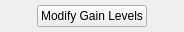
<?xml version="1.0" encoding="UTF-8"?>
<ui version="4.0">
 <class>AwAmplitudeWidgetUi</class>
 <widget class="QWidget" name="AwAmplitudeWidgetUi">
  <property name="geometry">
   <rect>
    <x>0</x>
    <y>0</y>
    <width>175</width>
    <height>32</height>
   </rect>
  </property>
  <property name="windowTitle">
   <string notr="true">AwAmplitudeWidget</string>
  </property>
  <layout class="QHBoxLayout" name="horizontalLayout" stretch="0,0,0">
   <property name="spacing">
    <number>5</number>
   </property>
   <property name="sizeConstraint">
    <enum>QLayout::SetMinimumSize</enum>
   </property>
   <property name="leftMargin">
    <number>0</number>
   </property>
   <property name="topMargin">
    <number>0</number>
   </property>
   <property name="rightMargin">
    <number>0</number>
   </property>
   <property name="bottomMargin">
    <number>0</number>
   </property>
   <item>
    <widget class="QPushButton" name="buttonUp">
     <property name="sizePolicy">
      <sizepolicy hsizetype="Fixed" vsizetype="Fixed">
       <horstretch>0</horstretch>
       <verstretch>0</verstretch>
      </sizepolicy>
     </property>
     <property name="minimumSize">
      <size>
       <width>32</width>
       <height>32</height>
      </size>
     </property>
     <property name="maximumSize">
      <size>
       <width>32</width>
       <height>32</height>
      </size>
     </property>
     <property name="toolTip">
      <string>Raise Gains For All Channels</string>
     </property>
     <property name="text">
      <string/>
     </property>
     <property name="icon">
      <iconset resource="../../resources/AnyWave.qrc">
       <normaloff>:/images/plus_sign_24x24.png</normaloff>:/images/plus_sign_24x24.png</iconset>
     </property>
     <property name="iconSize">
      <size>
       <width>32</width>
       <height>32</height>
      </size>
     </property>
     <property name="shortcut">
      <string>+</string>
     </property>
     <property name="flat">
      <bool>true</bool>
     </property>
    </widget>
   </item>
   <item>
    <widget class="QPushButton" name="buttonEdit">
     <property name="text">
      <string>Modify Gain Levels</string>
     </property>
    </widget>
   </item>
   <item>
    <widget class="QPushButton" name="buttonDown">
     <property name="sizePolicy">
      <sizepolicy hsizetype="Fixed" vsizetype="Fixed">
       <horstretch>0</horstretch>
       <verstretch>0</verstretch>
      </sizepolicy>
     </property>
     <property name="minimumSize">
      <size>
       <width>32</width>
       <height>32</height>
      </size>
     </property>
     <property name="maximumSize">
      <size>
       <width>32</width>
       <height>32</height>
      </size>
     </property>
     <property name="toolTip">
      <string>Lower gains for all channels</string>
     </property>
     <property name="autoFillBackground">
      <bool>false</bool>
     </property>
     <property name="styleSheet">
      <string notr="true"/>
     </property>
     <property name="text">
      <string/>
     </property>
     <property name="icon">
      <iconset resource="../../resources/AnyWave.qrc">
       <normaloff>:/images/minus_sign_24x24.png</normaloff>:/images/minus_sign_24x24.png</iconset>
     </property>
     <property name="iconSize">
      <size>
       <width>32</width>
       <height>32</height>
      </size>
     </property>
     <property name="shortcut">
      <string>-</string>
     </property>
     <property name="flat">
      <bool>true</bool>
     </property>
    </widget>
   </item>
  </layout>
 </widget>
 <layoutdefault spacing="6" margin="11"/>
 <resources>
  <include location="../../resources/AnyWave.qrc"/>
  <include location="../../resources/AnyWave.qrc"/>
 </resources>
 <connections/>
</ui>
